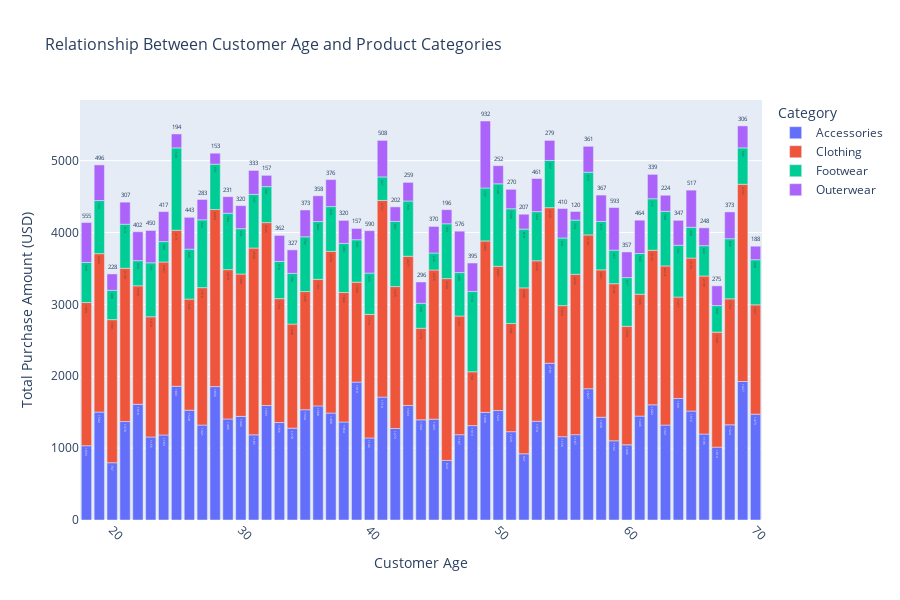

The notebook cell this image was saved under:
### Markdown cell above
18.	Is there a relationship between customer age and the category of products they purchase?

### Code cell
# Group data by 'Age' and 'Category' to calculate total purchase amount
age_category_group = shop.groupby(['Age', 'Category'])['Purchase Amount (USD)'].sum().reset_index()

# Plot the relationship between Age and Product Category purchases
import plotly.express as px

fig = px.bar(
    age_category_group,
    x='Age',
    y='Purchase Amount (USD)',
    color='Category',
    title='Relationship Between Customer Age and Product Categories',
    labels={'Age': 'Customer Age', 'Purchase Amount (USD)': 'Total Purchase Amount (USD)'},
    text='Purchase Amount (USD)',
    height=600
)
fig.update_traces(textposition='outside')
fig.update_layout(
    xaxis_title='Customer Age',
    yaxis_title='Total Purchase Amount (USD)',
    title_font_size=16,
    xaxis_tickangle=45
)
fig.show()

### Figure 1 — Plotly figure (JSON) as saved in the notebook; plotly's stock layout.template omitted (floating-point values rounded to 4 significant figures)
{"data": [{"alignmentgroup": "True", "hovertemplate": "Category=Accessories<br>Customer Age=%{x}<br>Total Purchase Amount (USD)=%{text}<extra></extra>", "legendgroup": "Accessories", "marker": {"color": "#636efa", "pattern": {"shape": ""}}, "name": "Accessories", "offsetgroup": "Accessories", "orientation": "v", "showlegend": true, "text": [1033, 1502, 797, 1370, 1610, 1155, 1183, 1861, 1528, 1321, 1856, 1406, 1442, 1185, 1593, 1356, 1278, 1534, 1588, 1488, 1364, 1919, 1142, 1710, 1273, 1593, 1394, 1403, 829, 1187, 1313, 1498, 1523, 1229, 921, 1374, 2181, 1159, 1187, 1827, 1430, 1102, 1046, 1446, 1602, 1321, 1691, 1516, 1196, 1014, 1324, 1927, 1473], "textposition": "outside", "type": "bar", "x": [18, 19, 20, 21, 22, 23, 24, 25, 26, 27, 28, 29, 30, 31, 32, 33, 34, 35, 36, 37, 38, 39, 40, 41, 42, 43, 44, 45, 46, 47, 48, 49, 50, 51, 52, 53, 54, 55, 56, 57, 58, 59, 60, 61, 62, 63, 64, 65, 66, 67, 68, 69, 70], "xaxis": "x", "y": [1033, 1502, 797, 1370, 1610, 1155, 1183, 1861, 1528, 1321, 1856, 1406, 1442, 1185, 1593, 1356, 1278, 1534, 1588, 1488, 1364, 1919, 1142, 1710, 1273, 1593, 1394, 1403, 829, 1187, 1313, 1498, 1523, 1229, 921, 1374, 2181, 1159, 1187, 1827, 1430, 1102, 1046, 1446, 1602, 1321, 1691, 1516, 1196, 1014, 1324, 1927, 1473], "yaxis": "y"}, {"alignmentgroup": "True", "hovertemplate": "Category=Clothing<br>Customer Age=%{x}<br>Total Purchase Amount (USD)=%{text}<extra></extra>", "legendgroup": "Clothing", "marker": {"color": "#EF553B", "pattern": {"shape": ""}}, "name": "Clothing", "offsetgroup": "Clothing", "orientation": "v", "showlegend": true, "text": [1993, 2204, 1991, 2133, 1649, 1673, 2407, 2171, 1546, 1912, 2464, 2078, 1981, 2599, 2545, 1724, 1448, 1645, 1761, 2250, 1802, 1390, 1719, 2737, 1975, 2077, 1274, 2076, 2530, 1651, 750, 2385, 2007, 1506, 2309, 2233, 2165, 1824, 2232, 2140, 2051, 2186, 1650, 1696, 2152, 2214, 1411, 2129, 2199, 1600, 1754, 2745, 1521], "textposition": "outside", "type": "bar", "x": [18, 19, 20, 21, 22, 23, 24, 25, 26, 27, 28, 29, 30, 31, 32, 33, 34, 35, 36, 37, 38, 39, 40, 41, 42, 43, 44, 45, 46, 47, 48, 49, 50, 51, 52, 53, 54, 55, 56, 57, 58, 59, 60, 61, 62, 63, 64, 65, 66, 67, 68, 69, 70], "xaxis": "x", "y": [1993, 2204, 1991, 2133, 1649, 1673, 2407, 2171, 1546, 1912, 2464, 2078, 1981, 2599, 2545, 1724, 1448, 1645, 1761, 2250, 1802, 1390, 1719, 2737, 1975, 2077, 1274, 2076, 2530, 1651, 750, 2385, 2007, 1506, 2309, 2233, 2165, 1824, 2232, 2140, 2051, 2186, 1650, 1696, 2152, 2214, 1411, 2129, 2199, 1600, 1754, 2745, 1521], "yaxis": "y"}, {"alignmentgroup": "True", "hovertemplate": "Category=Footwear<br>Customer Age=%{x}<br>Total Purchase Amount (USD)=%{text}<extra></extra>", "legendgroup": "Footwear", "marker": {"color": "#00cc96", "pattern": {"shape": ""}}, "name": "Footwear", "offsetgroup": "Footwear", "orientation": "v", "showlegend": true, "text": [558, 739, 408, 613, 350, 751, 284, 1146, 695, 944, 631, 784, 631, 747, 501, 518, 706, 762, 804, 623, 683, 591, 575, 327, 907, 769, 348, 236, 763, 605, 1118, 737, 1148, 1596, 818, 684, 657, 941, 754, 872, 673, 467, 677, 566, 716, 760, 721, 428, 422, 369, 836, 506, 628], "textposition": "outside", "type": "bar", "x": [18, 19, 20, 21, 22, 23, 24, 25, 26, 27, 28, 29, 30, 31, 32, 33, 34, 35, 36, 37, 38, 39, 40, 41, 42, 43, 44, 45, 46, 47, 48, 49, 50, 51, 52, 53, 54, 55, 56, 57, 58, 59, 60, 61, 62, 63, 64, 65, 66, 67, 68, 69, 70], "xaxis": "x", "y": [558, 739, 408, 613, 350, 751, 284, 1146, 695, 944, 631, 784, 631, 747, 501, 518, 706, 762, 804, 623, 683, 591, 575, 327, 907, 769, 348, 236, 763, 605, 1118, 737, 1148, 1596, 818, 684, 657, 941, 754, 872, 673, 467, 677, 566, 716, 760, 721, 428, 422, 369, 836, 506, 628], "yaxis": "y"}, {"alignmentgroup": "True", "hovertemplate": "Category=Outerwear<br>Customer Age=%{x}<br>Total Purchase Amount (USD)=%{text}<extra></extra>", "legendgroup": "Outerwear", "marker": {"color": "#ab63fa", "pattern": {"shape": ""}}, "name": "Outerwear", "offsetgroup": "Outerwear", "orientation": "v", "showlegend": true, "text": [555, 496, 228, 307, 402, 450, 417, 194, 443, 283, 153, 231, 320, 333, 157, 362, 327, 373, 358, 376, 320, 157, 590, 508, 202, 259, 296, 370, 196, 576, 395, 932, 252, 270, 207, 461, 279, 410, 120, 361, 367, 593, 357, 464, 339, 224, 347, 517, 248, 275, 373, 306, 188], "textposition": "outside", "type": "bar", "x": [18, 19, 20, 21, 22, 23, 24, 25, 26, 27, 28, 29, 30, 31, 32, 33, 34, 35, 36, 37, 38, 39, 40, 41, 42, 43, 44, 45, 46, 47, 48, 49, 50, 51, 52, 53, 54, 55, 56, 57, 58, 59, 60, 61, 62, 63, 64, 65, 66, 67, 68, 69, 70], "xaxis": "x", "y": [555, 496, 228, 307, 402, 450, 417, 194, 443, 283, 153, 231, 320, 333, 157, 362, 327, 373, 358, 376, 320, 157, 590, 508, 202, 259, 296, 370, 196, 576, 395, 932, 252, 270, 207, 461, 279, 410, 120, 361, 367, 593, 357, 464, 339, 224, 347, 517, 248, 275, 373, 306, 188], "yaxis": "y"}], "layout": {"barmode": "relative", "height": 600, "legend": {"title": {"text": "Category"}, "tracegroupgap": 0}, "title": {"font": {"size": 16}, "text": "Relationship Between Customer Age and Product Categories"}, "xaxis": {"anchor": "y", "domain": [0, 1], "tickangle": 45, "title": {"text": "Customer Age"}}, "yaxis": {"anchor": "x", "domain": [0, 1], "title": {"text": "Total Purchase Amount (USD)"}}}}
